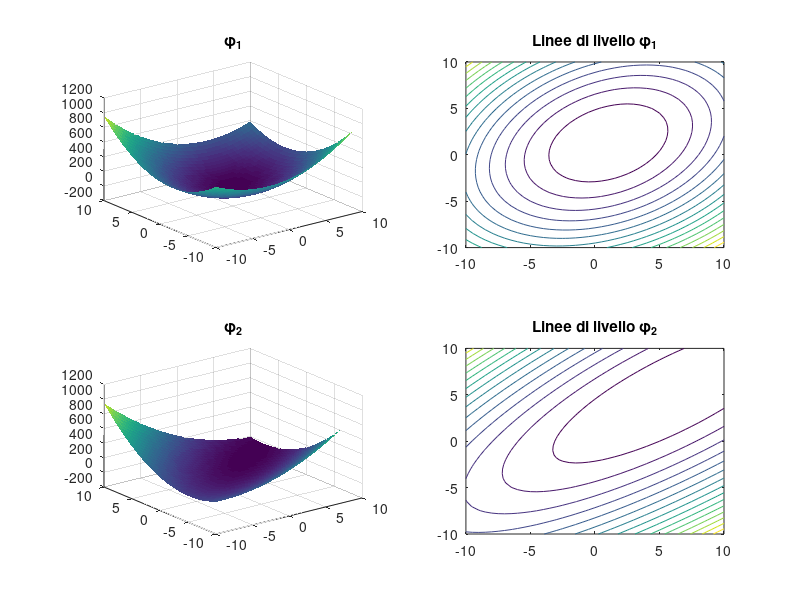

The MATLAB source for this figure: (Note: this script raises an error after producing the figure.)
clear
clc
close all

%% 1

% costruisco A1 come da testo
A1 = [6.8 -2.4
    -2.4 8.2];

% verifico che abbia effettivamente gli autovalori e autovettori indicati
[v, l] = eig(A1);
fprintf("A ha autovalori:")
diag(l)
fprintf("A ha aurovettori:")
v

% verifico a mano autovettori e autovalori
% v1 = 0.2 * [4 3]'
% A1 * v1
% l1 = norm(A1 * v1) / norm(v1)
% v2 = 0.2 * [-3 4]'
% A1 * v2
% l2 = norm(A1 * v2) / norm(v2)

% posso costruire la matrice A1 anche a partire da autovettori e autovalori
lambda(1) = 5;
lambda(2) = 10;
v1 = 0.2 * [4 3]';
v2 = 0.2 * [-3 4]';
V  = [v1,v2]; 
D1 = diag(lambda);
A1 = V * D1 * V';

% genero anche A2 in questo modo
lambda(1) = 1;
D2 = diag(lambda);
A2 = V * D2 * V';

% definisco b come dal testo
b = [4 8]';

% costruisco la mesh per fare il grafico 3D
[X,Y] = meshgrid(-10:0.5:10,-10:0.5:10);

% definisco le due forme quadratiche dalle matrici assegnate
phi1 = @(X,Y) 0.5 * (A1(1,1)*X.^2 + 2*A1(1,2)*X.*Y + A1(2,2)*Y.^2) - (b(1)*X + b(2)*Y);
phi2 = @(X,Y) 0.5 * (A2(1,1)*X.^2 + 2*A2(1,2)*X.*Y + A2(2,2)*Y.^2) - (b(1)*X + b(2)*Y);

% plotto la superficie e le linee di livello delle due forme quadratiche
subplot(2,2,1)
surf(X,Y,phi1(X, Y),'Lines','no');
title('\phi_1')
subplot(2,2,2)
contour(X,Y,phi1(X, Y), 15)
title('Linee di livello \phi_1')
subplot(2,2,3)
surf(X,Y,phi2(X, Y),'Lines','no');
title('\phi_2')
subplot(2,2,4)
contour(X,Y,phi2(X, Y), 15)
title('Linee di livello \phi_2')

%% 2

% vedi file richardson_it.m

% definisco la guess iniziale, il numero di iterazioni massime e la
% tolleranza
x0 = [-9 -9]';
nmax = 1000;
toll = 1e-6;

% alpha1 come da testo
alpha1 = 0.05;

% chiamo richardson_it mettendo P = identità
[x_rich, n_it_rich] = richardson_it(A2, b, eye(2), x0, toll, nmax, alpha1);

% plottiamo
figure
subplot(1, 3, 1)
contour(X,Y,phi2(X, Y), 50)
title('\alpha = 0.05')
axis equal
hold on
plot(x_rich(1,:),x_rich(2,:),'-or')

% alpha2 come da testo
alpha2 = 0.24;

% chiamo richardson_it mettendo P = identità
[x_rich2, n_it_rich2] = richardson_it(A2, b, eye(2), x0, toll, nmax, alpha2);

% plottiamo
subplot(1, 3, 2)
contour(X,Y,phi2(X, Y), 50)
title('\alpha = 0.24')
axis equal
hold on
% dato che esplode limito le iterazioni a 10
plot(x_rich2(1,1:10),x_rich2(2,1:10),'-or')

% per il gradiente basta non imporre alpha, sempre P = I
[x_grad,n_it_grad] = richardson_it(A2, b, eye(2), x0, toll, nmax);

% plottiamo
subplot(1, 3, 3)
contour(X,Y,phi2(X, Y), 50)
title('Gradiente')
axis equal
hold on
plot(x_grad(1,:),x_grad(2,:),'-or')

%% 3

% definisco il precondizionatore
P = [1.0912 -0.8587
    -0.8587 1.5921];

% calcolo P^-1A e P^-1b
Aprec = P \ A2;
bprec = P \ b;

% definisco la nuova forma quadratica
phiprec = @(X,Y) 0.5 * (Aprec(1,1)*X.^2 + 2*Aprec(1,2)*X.*Y + Aprec(2,2)*Y.^2) - (bprec(1)*X + bprec(2)*Y);

% plotto le due forme quadratiche
figure
subplot(1,2,1)
contour(X,Y,phi2(X, Y), 15)
title('Linee di livello \phi_2')
subplot(1,2,2)
contour(X,Y,phiprec(X, Y), 15)
title('Linee di livello \phi_prec')
% ha lo stesso minimo ma le curve di livello sono meno schiacciate

% chiamiamo il metodo del gradiente non specificando alpha (utilizziamo
% il metodo precondizionato con P)
[x_prec,n_it_prec] = richardson_it(A2, b, P, x0, toll, nmax);

% plottiamo
figure;
contour(X,Y,phi2(X, Y), 50)
axis equal
hold on
title('Gradiente Precondiz. vs Gradiente')
% in grigio le direzioni del gradiente normale
plot(x_grad(1,:),x_grad(2,:),'--','Color',[0.48 0.48 0.48])
% in rosso quelle del gradiente precondizionato
plot(x_prec(1,:),x_prec(2,:),'-or')

%% 4

% chiamiamo il metodo del gradiente coniugato non precondizionato
[x_cg, ~, ~, n_it_cg] = pcg(A2, b, toll, nmax, eye(size(A2)), eye(size(A2)), x0);
fprintf('Il metodo del gradiente coniugato converge in %d iterazioni', n_it_cg);

% effettivamente dalla teoria sappiamo che converge alla soluzione esatta
% al massimo in n iterazioni
